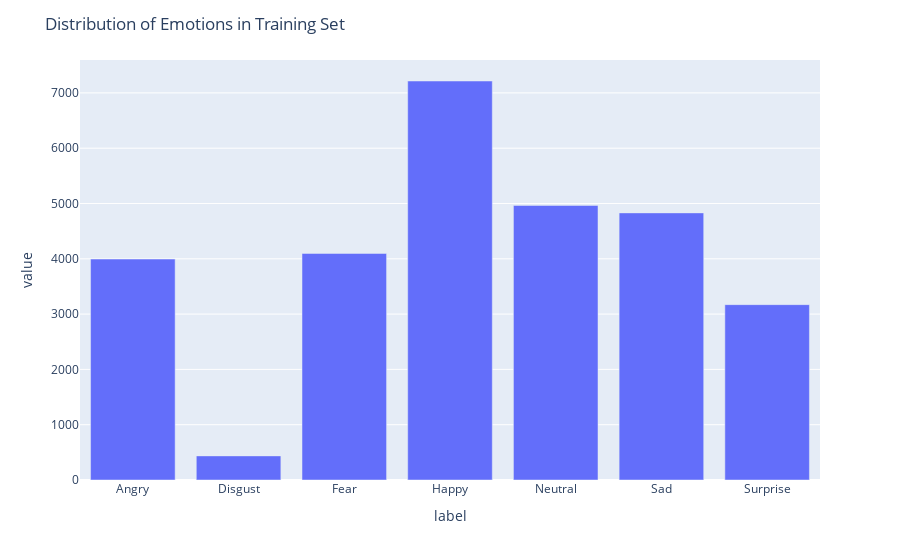

The code cell stored with this chart in its notebook:
### Code cell
(
    df.assign(label=df.emotion.map(labels))
    .loc[df.usage == 'Training']
    .groupby('label')
    .agg(count = ('pixels', 'count'))
    .plot(kind='bar', backend='plotly')
    .update_layout(title='Distribution of Emotions in Training Set',showlegend=False)
)

### Figure 1 — Plotly figure (JSON) as saved in the notebook; plotly's stock layout.template omitted (floating-point values rounded to 4 significant figures)
{"data": [{"alignmentgroup": "True", "hovertemplate": "variable=count<br>label=%{x}<br>value=%{y}<extra></extra>", "legendgroup": "count", "marker": {"color": "#636efa", "pattern": {"shape": ""}}, "name": "count", "offsetgroup": "count", "orientation": "v", "showlegend": true, "textposition": "auto", "type": "bar", "x": ["Angry", "Disgust", "Fear", "Happy", "Neutral", "Sad", "Surprise"], "xaxis": "x", "y": [3995, 436, 4097, 7215, 4965, 4830, 3171], "yaxis": "y"}], "layout": {"barmode": "relative", "legend": {"title": {"text": "variable"}, "tracegroupgap": 0}, "margin": {"t": 60}, "showlegend": false, "title": {"text": "Distribution of Emotions in Training Set"}, "xaxis": {"anchor": "y", "domain": [0, 1], "title": {"text": "label"}}, "yaxis": {"anchor": "x", "domain": [0, 1], "title": {"text": "value"}}}}
